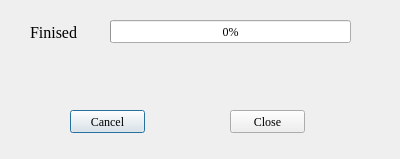
<?xml version="1.0" encoding="UTF-8"?>
<ui version="4.0">
 <class>Client</class>
 <widget class="QDialog" name="Client">
  <property name="geometry">
   <rect>
    <x>0</x>
    <y>0</y>
    <width>400</width>
    <height>159</height>
   </rect>
  </property>
  <property name="font">
   <font>
    <family>Times New Roman</family>
    <pointsize>12</pointsize>
   </font>
  </property>
  <property name="windowTitle">
   <string>Receive</string>
  </property>
  <widget class="QPushButton" name="cancel_btn_">
   <property name="geometry">
    <rect>
     <x>70</x>
     <y>110</y>
     <width>75</width>
     <height>23</height>
    </rect>
   </property>
   <property name="font">
    <font>
     <pointsize>9</pointsize>
    </font>
   </property>
   <property name="text">
    <string>Cancel</string>
   </property>
  </widget>
  <widget class="QPushButton" name="close_btn_">
   <property name="geometry">
    <rect>
     <x>230</x>
     <y>110</y>
     <width>75</width>
     <height>23</height>
    </rect>
   </property>
   <property name="font">
    <font>
     <pointsize>9</pointsize>
    </font>
   </property>
   <property name="text">
    <string>Close</string>
   </property>
  </widget>
  <widget class="QLabel" name="status_lbl_">
   <property name="geometry">
    <rect>
     <x>30</x>
     <y>70</y>
     <width>321</width>
     <height>20</height>
    </rect>
   </property>
   <property name="font">
    <font>
     <pointsize>10</pointsize>
    </font>
   </property>
   <property name="text">
    <string/>
   </property>
  </widget>
  <widget class="QLabel" name="label_">
   <property name="geometry">
    <rect>
     <x>30</x>
     <y>22</y>
     <width>61</width>
     <height>20</height>
    </rect>
   </property>
   <property name="text">
    <string>Finised</string>
   </property>
  </widget>
  <widget class="QProgressBar" name="progress_bar_">
   <property name="geometry">
    <rect>
     <x>110</x>
     <y>20</y>
     <width>241</width>
     <height>23</height>
    </rect>
   </property>
   <property name="font">
    <font>
     <pointsize>9</pointsize>
    </font>
   </property>
   <property name="value">
    <number>0</number>
   </property>
  </widget>
 </widget>
 <resources/>
 <connections/>
</ui>
